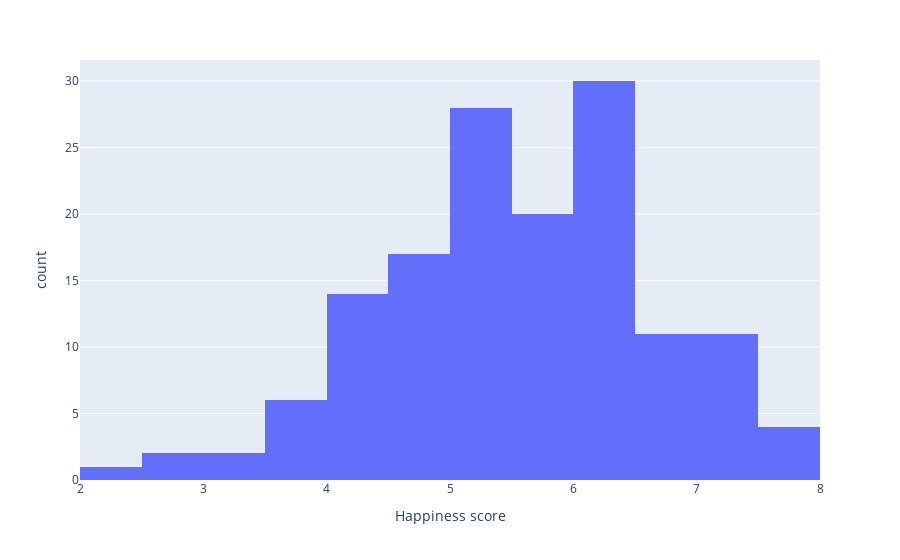
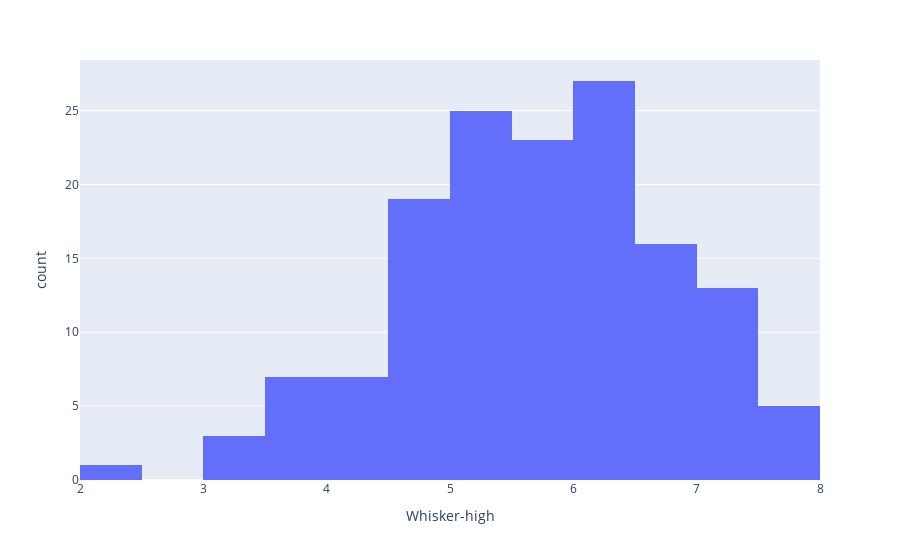
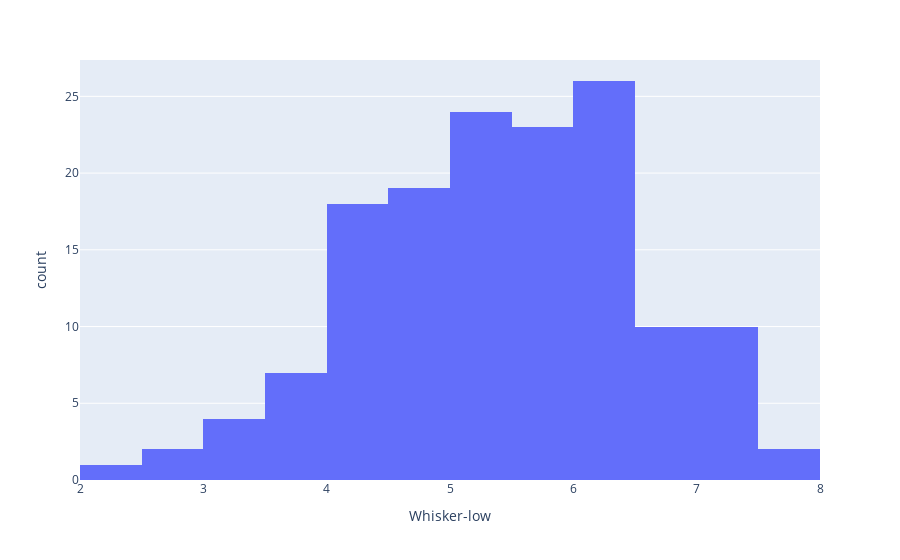
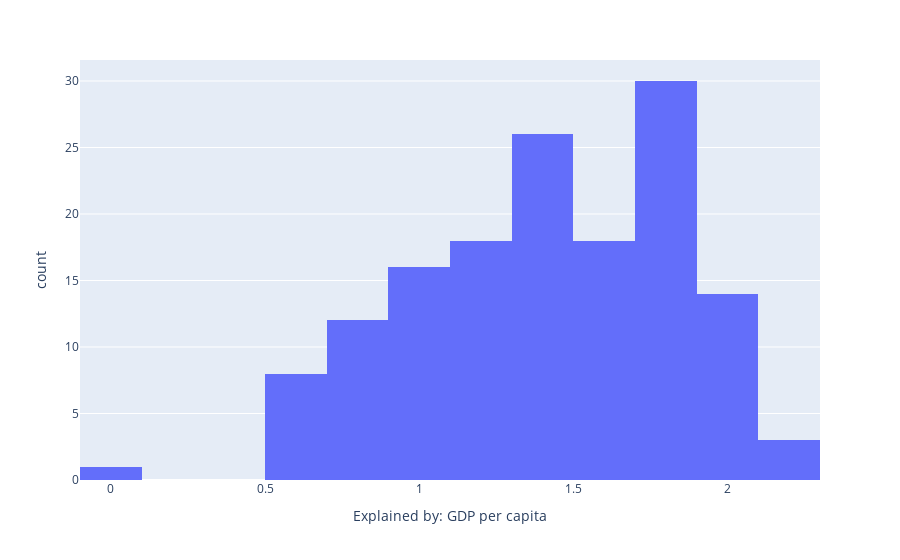

The code cell stored with these charts, in order, in its notebook:
### Markdown cell above
### Verifying data

### Code cell
import plotly.express as px
for each in df.columns:
  fig = px.histogram(df, x=each)
  fig.show()

### Figure 1 — Plotly figure (JSON) as saved in the notebook; plotly's stock layout.template omitted (floating-point values rounded to 4 significant figures; data arrays with more than 128 entries replaced by an {"elided": "..."} marker saying what was removed)
{"data": [{"alignmentgroup": "True", "bingroup": "x", "hovertemplate": "Happiness score=%{x}<br>count=%{y}<extra></extra>", "legendgroup": "", "marker": {"color": "#636efa", "pattern": {"shape": ""}}, "name": "", "offsetgroup": "", "orientation": "v", "showlegend": false, "type": "histogram", "x": {"elided": "146 float values"}, "xaxis": "x", "yaxis": "y"}], "layout": {"barmode": "relative", "legend": {"tracegroupgap": 0}, "margin": {"t": 60}, "xaxis": {"anchor": "y", "domain": [0, 1], "title": {"text": "Happiness score"}}, "yaxis": {"anchor": "x", "domain": [0, 1], "title": {"text": "count"}}}}

### Figure 2 — Plotly figure (JSON) as saved in the notebook; plotly's stock layout.template omitted (floating-point values rounded to 4 significant figures; data arrays with more than 128 entries replaced by an {"elided": "..."} marker saying what was removed)
{"data": [{"alignmentgroup": "True", "bingroup": "x", "hovertemplate": "Whisker-high=%{x}<br>count=%{y}<extra></extra>", "legendgroup": "", "marker": {"color": "#636efa", "pattern": {"shape": ""}}, "name": "", "offsetgroup": "", "orientation": "v", "showlegend": false, "type": "histogram", "x": {"elided": "146 float values"}, "xaxis": "x", "yaxis": "y"}], "layout": {"barmode": "relative", "legend": {"tracegroupgap": 0}, "margin": {"t": 60}, "xaxis": {"anchor": "y", "domain": [0, 1], "title": {"text": "Whisker-high"}}, "yaxis": {"anchor": "x", "domain": [0, 1], "title": {"text": "count"}}}}

### Figure 3 — Plotly figure (JSON) as saved in the notebook; plotly's stock layout.template omitted (floating-point values rounded to 4 significant figures; data arrays with more than 128 entries replaced by an {"elided": "..."} marker saying what was removed)
{"data": [{"alignmentgroup": "True", "bingroup": "x", "hovertemplate": "Whisker-low=%{x}<br>count=%{y}<extra></extra>", "legendgroup": "", "marker": {"color": "#636efa", "pattern": {"shape": ""}}, "name": "", "offsetgroup": "", "orientation": "v", "showlegend": false, "type": "histogram", "x": {"elided": "146 float values"}, "xaxis": "x", "yaxis": "y"}], "layout": {"barmode": "relative", "legend": {"tracegroupgap": 0}, "margin": {"t": 60}, "xaxis": {"anchor": "y", "domain": [0, 1], "title": {"text": "Whisker-low"}}, "yaxis": {"anchor": "x", "domain": [0, 1], "title": {"text": "count"}}}}

### Figure 4 — Plotly figure (JSON) as saved in the notebook; plotly's stock layout.template omitted (floating-point values rounded to 4 significant figures; data arrays with more than 128 entries replaced by an {"elided": "..."} marker saying what was removed)
{"data": [{"alignmentgroup": "True", "bingroup": "x", "hovertemplate": "Explained by: GDP per capita=%{x}<br>count=%{y}<extra></extra>", "legendgroup": "", "marker": {"color": "#636efa", "pattern": {"shape": ""}}, "name": "", "offsetgroup": "", "orientation": "v", "showlegend": false, "type": "histogram", "x": {"elided": "146 float values"}, "xaxis": "x", "yaxis": "y"}], "layout": {"barmode": "relative", "legend": {"tracegroupgap": 0}, "margin": {"t": 60}, "xaxis": {"anchor": "y", "domain": [0, 1], "title": {"text": "Explained by: GDP per capita"}}, "yaxis": {"anchor": "x", "domain": [0, 1], "title": {"text": "count"}}}}
